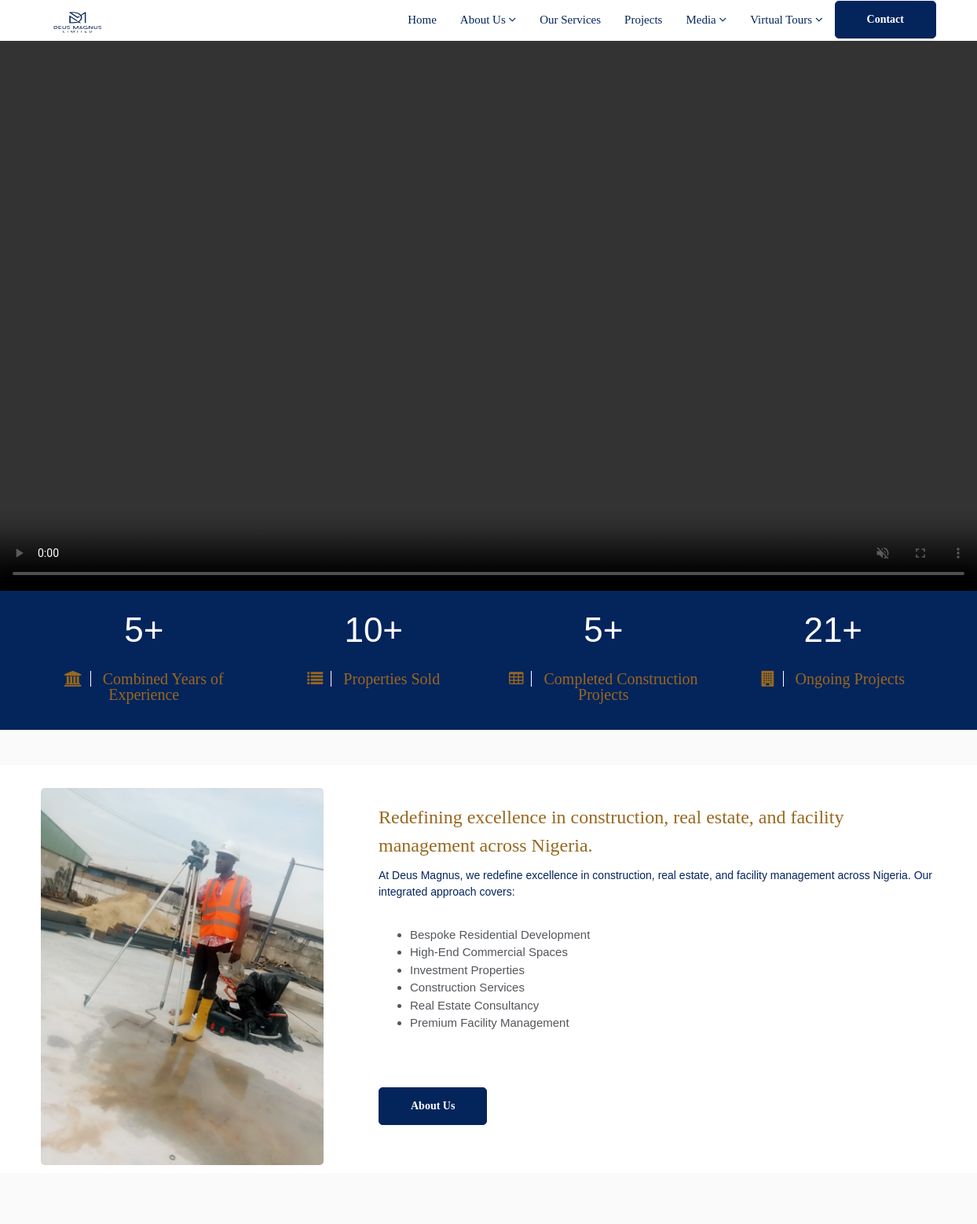
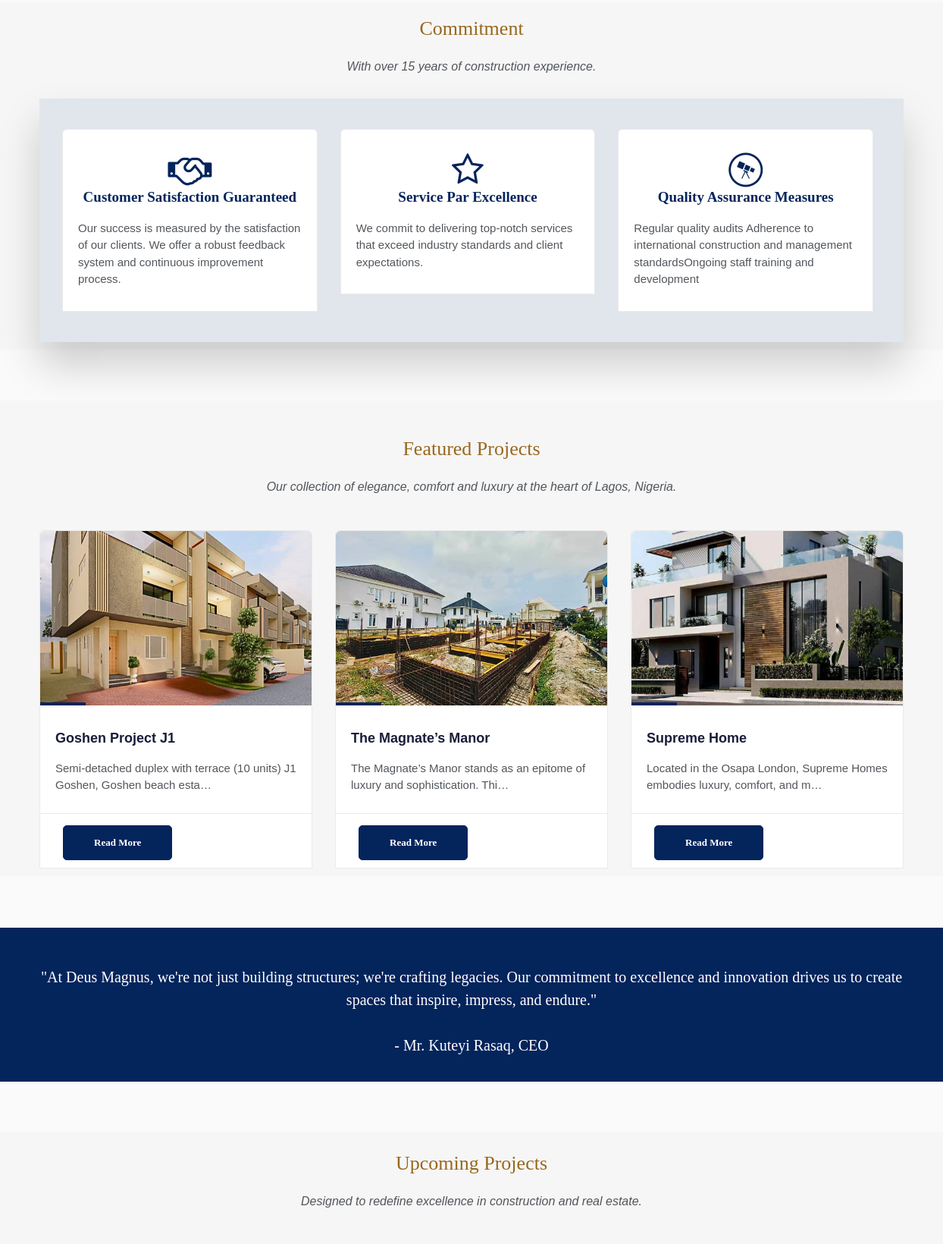
The page / (upper part) on the database its author committed (2 pictures, top to bottom).
### deus_magnus/models.py (models this page shows, shortened)
class Mainvideo(models.Model):
    deus_magnus_first_video = models.FileField(upload_to='main_videos/')

class BashPicture(models.Model):
    deus_magnus_bash_p = models.ImageField(upload_to='bash_p/')

class SecondDeusMagnusMainPicturePost(models.Model):
    second_deus_magnus_title = models.CharField(max_length=255, blank=True, null=True)
    second_deus_magnus_status = models.CharField(max_length=255, blank=True, null=True)
    second_deus_magnus_description = models.TextField()
    second_deus_magnus_slug = models.SlugField (max_length=255,blank=True, null=True)
    second_deus_magnus_img = models.ImageField(upload_to='images/')
    second_deus_magnus_publish_date = models.DateTimeField (auto_now_add= True)
    second_deus_magnus_author = models.ForeignKey(User, on_delete=models.CASCADE)
    class Meta:
        ordering =['second_deus_magnus_publish_date']

### deus_magnus/views.py (the view)
# urls.py: path('', HomeView.as_view(), name="home"),
class HomeView(ListView):
    model = DeusMagnusMainPost
    template_name = 'deus_magnus/home.html'
    def get_context_data(self, **kwargs):
        context = super().get_context_data(**kwargs)
        context['first_videos'] = Mainvideo.objects.all()
        context['bash_ps'] = BashPicture.objects.all()
        context['second_constructions'] = SecondDeusMagnusMainPicturePost.objects.all()
        context['news_constructions'] = DeusMagnusEventBlog.objects.all()
        return context

### templates/deus_magnus/home.html (shortened to what this page needs)
{% extends "base.html" %}
{% load static %}
{% block content%}
{% for first_video in first_videos %}
<video autoplay muted playsinline loop width="100%" height="400"controls id="myVideo">
    <source src="{{ first_video.deus_magnus_first_video.url }}" type="video/mp4">
    <source src="{{ first_video.deus_magnus_first_video.url }}" type="video/webm">
</video>
{% endfor %}
<center>
    <section class="section db">
        <div class="container">
            <div class="row">
                <div class="col-lg-3 col-md-4">
                    <div class="stat-count">
                        <h4 id="years-experience" class="stat-timer">5+</h4>
                        <h3 style="color: #98681e; font-family: Georgia;">
                            <i class="fa fa-university"></i> Combined Years of Experience
                        </h3>
                    </div>
                </div>
                <div class="col-lg-3 col-md-4">
                    <div class="stat-count">
                        <h4 id="properties-sold" class="stat-timer">10+</h4>
                        <h3 style="color: #98681e;font-family: Georgia;"><i class="fa fa-list"></i> Properties Sold</h3>
                    </div>
                </div>
                <div class="col-lg-3 col-md-4">
                    <div class="stat-count">
                        <h4 id="completed-projects" class="stat-timer">5+</h4>
                        <h3 style="color: #98681e;font-family: Georgia;"><i class="fa fa-table"></i> Completed Construction Projects</h3>
                    </div>
                </div>
                <div class="col-lg-3 col-md-4">
                    <div class="stat-count">
                        <h4 id="ongoing-projects" class="stat-timer">21+</h4>
                        <h3 style="color: #98681e;font-family: Georgia;"><i class="fa fa-building"></i> Ongoing Projects</h3>
                    </div>
                </div>
            </div>
        </div>
    </section>
    </center><br><br>
<section class="section">
    <div class="container">
        <div class="row">
            <div class="col-md-4">
                {% for bash_p in bash_ps %}
                <div class="custom-module">
                    <img style="margin-top: 1px; border-radius: 5px;"src="{{ bash_p.deus_magnus_bash_p.url }}" alt="" class="img-responsive wow slideInLeft">
                </div>
                {% endfor %}
            </div>
            <div class="col-md-8">
                <div class="custom-module p40l">
                    <h3 style="color: #98681e; font-family: Georgia;">Redefining excellence in construction, real estate, and facility management across Nigeria.</h3>
                    <h5>At Deus Magnus, we redefine excellence in construction, real estate, and facility management across Nigeria. Our integrated approach covers:</h5><br>
                    <div class="row">
                        <div class="col-lg-6 col-md-4 col-sm-4 col-xs-12 first">
                            <ul
                                <li>Bespoke Residential Development</li>
                                <li>High-End Commercial Spaces</li>
                                <li>Investment Properties</li>
                                <li>Construction Services</li>
                                <li>Real Estate Consultancy</li>
                                <li>Premium Facility Management</li>
                            </ul>
                        </div>
                    </div>
                    <div class="btn-wrapper">
                        <a href="{% url 'founder_message' %}" class="btn btn-primary" style="border-radius:5px;font-family: Georgia;">About us</a>
                    </div>
                </div>
            </div>
        </div>
    </div>
</section><br><br><br>
<section class="section gb nopadtop">
    <div class="container"><br>
        <div class="section-title text-center">
            <h3 style="color: #98681e;">Commitment</h3>
            <p>With over 15 years of construction experience.</p>
        </div><br><br>
        <div class="boxed boxedp3">
            <div class="row blog-grid">
                <div class="col-md-4">
                    <div class="course-box">
                        <div class="course-details">
                            <center><i class="fa fa-3x fa-handshake-o text-primary mb-4"></i></center>
                            <h4 style=" color: #04245c;font-family:sarif;"><center>Customer Satisfaction Guaranteed</center></h4>
                            <p>Our success is measured by the satisfaction of our clients. We offer a robust
                                feedback system and continuous improvement process.</p>
                        </div>
                    </div>
                </div>
                <div class="col-md-4">
                    <div class="course-box">
                        <div class="course-details">
                            <center><i class="fa fa-3x fa-star-o text-primary mb-4"></i></center>
                            <h4 style="color: #04245c; font-family:sarif;"><center>Service Par Excellence</center></h4>
                            <p>We commit to delivering top-notch services that exceed industry standards and client expectations.</p>
                        </div>
                    </div>
                </div>
                <div class="col-md-4">
                    <div class="course-box">
                        <div class="course-details">
                            <center><i class="fa fa-3x fa-wpexplorer text-primary mb-4"></i></center>
                            <h4 style="color: #04245c;font-family:sarif;"><center>Quality Assurance Measures</center></h4>
                            <p> Regular quality audits Adherence to international
                                construction and management standardsOngoing staff training and development</p>
                        </div>
                    </div>
                </div>
            </div>
        </div>
    </div>
</section><br><br><br>
<section class="section gb">
    <div class="container"><br>
        <div class="section-title text-center">
            <h3 style="color: #98681e;">Featured Projects</h3>
            <p>Our collection of elegance, comfort and luxury at the heart of Lagos, Nigeria.</p>
        </div>
        <div class="row">
            {% for second_construction in second_constructions %}
            <div class="col-lg-4 col-md-12">
                <div class="blog-box">
                    <div class="image-wrap entry">
                        {% if second_construction.second_deus_magnus_img %}
                        <a href="{% url 'second_detail' second_construction.pk %}">
                        <img src="{{ second_construction.second_deus_magnus_img.url }}"height="230px"  class="custom-image">
                        </a>
                        {% endif %}
                    </div>
                    <div class="blog-desc">
                        <h4><a href="{% url 'second_detail' second_construction.pk %}">{{ second_construction.second_deus_magnus_title |truncatechars:30}}</a></h4>
                        <p>{{ second_construction.second_deus_magnus_description |truncatechars:75}}</p>
                    </div>
                    <div class="post-meta">
                            <div class="btn-wrapper">
                                <a href="{% url 'second_detail' second_construction.pk %} "class="btn btn-primary"style="border-radius: 5px;font-family: Georgia;">Read More </a>
                            </div>
                    </div>
                </div>
            </div>
            {%endfor%}
        </div>
    </div>
</section><br><br><br>
<section class="section db p110">
    <div class="container"><br>
        <div class="row">
            <div class="col-md-12">
                <div class="tagline-message text-center">
                <h3>"At Deus Magnus, we're not just building structures; we're crafting legacies.
                    Our commitment to excellence and innovation drives us to create spaces that inspire, impress, and endure." <br><br>
                    - Mr. Kuteyi Rasaq, CEO</h3><br>
                </div>
            </div>
        </div>
    </div>
</section><br><br><br>
<section class="section gb">
    <div class="container">
        <div class="section-title text-center">
            <h3 style="color: #98681e;">Upcoming Projects</h3>
            <p>Designed to redefine excellence in construction and real estate.</p>
        </div>
    </div>
</section><br>
<br><br>
<br><br><br>
<br><br><br>
        {% endblock %}

### static/css/style.css (style rules this page uses)
.text-primary { color: #04245c; }
body { background-color: #f9f9f9ab; line-height: 1.5; font-size: 15px; color: #52565b; font-family: "Heebo", sans-serif; position: static; font-weight: 400; }
#myVideo { object-fit: cover; width: 100%; height: 700px; }
body, p, li, a { font-family:'Nunito',sans-serif; }
.course-details h4 a, .readmore, .testimonial strong, h1, h2, h3, h4, h5, h6 { color: #04245c; }
h1, h2, h3, h4, h5, h6 { line-height: 1.5; font-family:sans-serif; }
.cop-logo img, a { color: #04245c; text-decoration: none !important; -webkit-transition: all ease 0.3s; -moz-transition: all ease 0.3s; transition: all ease 0.3s; }
audio, canvas, progress, video { display: block; margin: 0; padding: 0; }
video { display: block; margin: 0; padding: 0; }
.boxed { box-shadow: 0 30px 50px 0 rgba(1, 1, 1, 0.18); padding: 4rem 4rem 1rem; background-color: #e1e5ec; margin-top: -60px; padding-left: 30px; }
.section { background-color: #ffffff; padding: 1rem 0; position: relative; display: block; padding-top: 28px; }
.section-title { margin-bottom: 45px; }
.text-widget h3, .section-title h3 { margin: 0 0 25px; padding: 0; line-height: 1; font-size: 26px; font-weight: 400; font-family:Georgia; }
.section-title p { max-width: 800px; margin: 0 auto; padding: 0; font-size: 16px; font-family: 'Droid Serif', sans-serif; font-style: italic; }
.section.gb { background-color: #f6f6f6; }
.section.db { background-color: #04245c; }
.nopadtop { padding-top: 0 !important; }
.course-box { border-radius: 6px 6px 0 0; background-color: #ffffff; border: 1px solid #eaeaea; }
.course-details { padding: 3rem 2rem; }
.course-details h4 { font-size: 19px; padding: 0 0 1.5rem; font-weight: 700; margin: 0; }
.course-details p { padding-bottom: 0; margin-bottom: 0; }
.entry { position: relative; }
.image-wrap img { width: 100%; }
.image-wrap:after { content: ""; width: 60px; height: 4px; position: absolute; bottom: 0; left: 0; background-color: #111; right: 0; }
.blog-box { background-color: #ffffff; border-radius: 6px 6px 0 0; border: 1px solid #eaeaea; }
.blog-box img { width: 100%; border-radius: 6px 6px 0 0; }
.post-meta { padding: 15px 30px 10px; margin-top: -5px; border-top: 1px solid #eaeaea; line-height: 1; }
.post-meta a { font-size: 13px; color: #aaa; }
.blog-desc { padding: 3rem 2rem; display: block; position: relative; }
.blog-desc h4 a, .blog-desc h4 { font-size: 18px; font-weight: 700; padding: 0 0 15px; margin: 0; color: #181d38; font-family: "Nunito", sans-serif; }
.blog-desc p { padding: 0; margin: 0; }
.stat-count h3, .stat-count h4 { color: #ffffff; }
.stat-count h4 { font-size: 44px; line-height: 1; padding: 0; margin: 0; }
.stat-count h3 { padding: 30px 0 25px; margin: 0; line-height: 1; font-size: 20px; }
.stat-count h3 i { padding-right: 10px; border-right: 1px solid #fff; margin-right: 10px; }
.blog-grid .col-md-6, .blog-grid .col-md-4 { margin-bottom: 30px }
.tagline-message h3 { padding: 0; font-size: 20px; margin: 0; color: #ffffff; font-weight:200px; font-family:Georgia; }
.p40l { padding-left: 4rem; }
.btn { border-radius: 0; font-size: 14px; border: 1px solid #fff; font-weight: bold; color: #ffffff !important; padding: 13px 40px; text-transform: capitalize; }
.shop-desc small, .shop-meta a, .authorbox small, blockquote:before, blockquote:after, .blog-meta small a, .small-box i, .copyrights ul li:hover a, .footer .readmore, .breadcrumb>li a, .yamm h4, .yamm-content li:hover a, .yamm .hassubmenu li:hover a, .check li:before, .stat-count h3, .blog-desc h4:hover a, .post-meta li:after, .course-box small, .course-details h4:hover a, .course-footer i, a:hover, a:focus, .box i, .topbar .text-left i { color: #98681e; }
.cb, .box .event-desc small, .pagination a, .pagination>.active>a, .pagination>.active>a:focus, .pagination>.active>a:hover, .pagination>.active>span, .pagination>.active>span:focus, .pagination>.active>span:hover, .tags-widget a, .owl-theme-01 .owl-nav [class*="owl-"]:hover, .yamm .dropdown-menu li:hover .menu-button, .yamm .dropdown-menu li .menu-button, mark, .bgcolor1, .image-wrap:before, .image-wrap:after, .btn-primary { border-color: #04245c; background-color: #04245c; box-shadow: inset 0 0 0 0 #98681e; -webkit-transition: all ease 0.5s; -moz-transition: all ease 0.5s; transition: all ease 0.5s; }

### rows shown on the page
BashPicture: deus_magnus_bash_p (picture)
SecondDeusMagnusMainPicturePost: second_deus_magnus_img (picture), second_deus_magnus_title "Goshen Project J1", second_deus_magnus_description "Semi-detached duplex with terrace (10 units) J1 Goshen, Goshen beach esta…"
SecondDeusMagnusMainPicturePost: second_deus_magnus_img (picture), second_deus_magnus_title "The Magnate’s Manor", second_deus_magnus_description "The Magnate’s Manor stands as an epitome of luxury and sophistication. Thi…"
SecondDeusMagnusMainPicturePost: second_deus_magnus_img (picture), second_deus_magnus_title "Supreme Home", second_deus_magnus_description "Located in the Osapa London, Supreme Homes embodies luxury, comfort, and m…"
